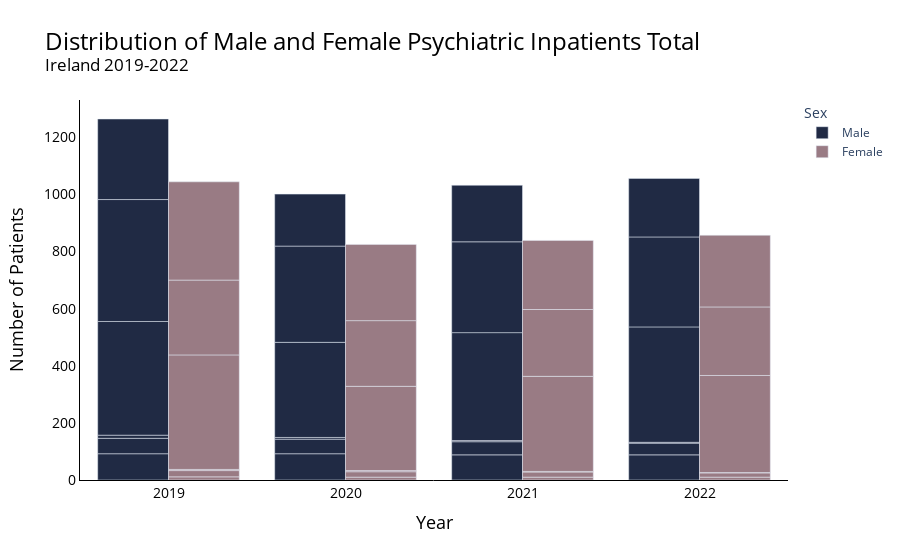
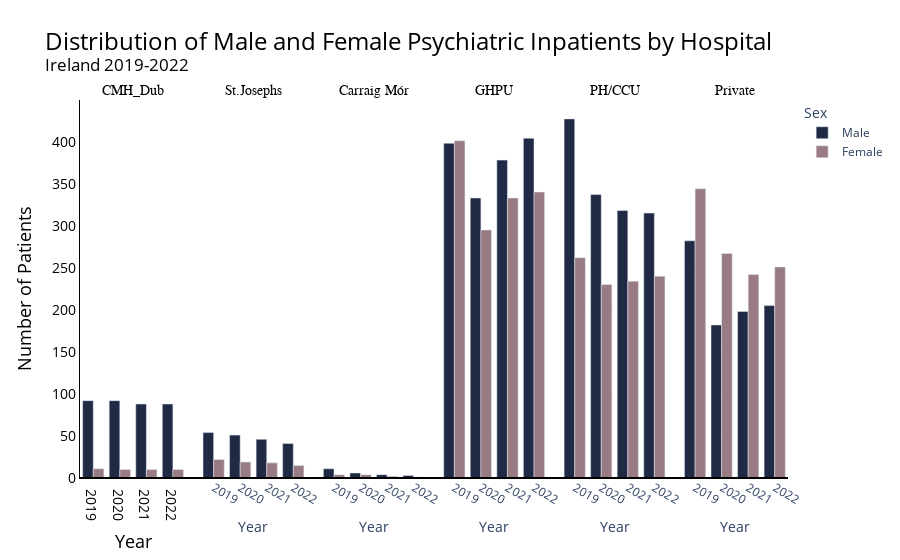

The cell these charts' notebook holds for them, in order:
### Markdown cell above
I will need to abbreviate the hospital names in order to ensure there visibility in the chart. 
<ol>
    <li>'Central Mental Hospital, Dublin': CMH_Dub,</li>
    <li> "St Joseph's Intellectual Disability Service": St.Josephs </li>
    <li>'Carraig Mór, Cork': Carraig Mór</li>
    <li> 'General hospital psychiatric units': GHPU </li>
    <li> 'Psychiatric hospitals/continuing care units': PH/CCU</li> 
    <li>'Private hospitals': Private </li>
      </ol>

### Code cell
df_filtered = sex[sex['Year'].isin([2019, 2020, 2021, 2022])].copy()

abbreviations = {
    'Central Mental Hospital, Dublin': 'CMH_Dub',
    "St Joseph's Intellectual Disability Service": 'St.Josephs',
    'Carraig Mór, Cork': 'Carraig Mór',
    'General hospital psychiatric units': 'GHPU',
    'Psychiatric hospitals/continuing care units': 'PH/CCU',
    'Private hospitals': 'Private'
}

df_filtered['Type of Hospital'] = df_filtered['Type of Hospital'].map(abbreviations)

colors = {'Female': '#997b84', 'Male': '#202A44'}

fig1 = px.bar(df_filtered, x='Year', y='VALUE', color='Sex', barmode='group',
              labels={'VALUE':'Number of Patients', 'Year':'Year'},
              title='Distribution of Male and Female Psychiatric Inpatients Total <br><sup>Ireland 2019-2022</sup>', color_discrete_map=colors)

fig1.update_layout({
    'plot_bgcolor': 'rgba(0, 0, 0, 0)',
    'paper_bgcolor': 'rgba(0, 0, 0, 0)',
    'xaxis': dict(showgrid=False, zeroline=False, showticklabels=True, linecolor='black', title_font=dict(size=18, color='black'), tickfont=dict(size=14, color='black')),
    'yaxis': dict(showgrid=False, zeroline=False, showticklabels=True, linecolor='black', title_font=dict(size=18, color='black'), tickfont=dict(size=14, color='black')),
    'title_font': dict(size=24, color='black')
})

fig1.show()

fig2 = px.bar(df_filtered, x='Year', y='VALUE', color='Sex', facet_col='Type of Hospital', barmode='group',
              labels={'VALUE':'Number of Patients', 'Year':'Year'},
              title='Distribution of Male and Female Psychiatric Inpatients by Hospital <br><sup>Ireland 2019-2022</sup>', color_discrete_map=colors)

fig2 = px.bar(df_filtered, x='Year', y='VALUE', color='Sex', facet_col='Type of Hospital', barmode='group',
              labels={'VALUE':'Number of Patients', 'Year':'Year'},
              title='Distribution of Male and Female Psychiatric Inpatients by Hospital <br><sup>Ireland 2019-2022</sup>', color_discrete_map=colors)

fig2.update_layout({
    'plot_bgcolor': 'rgba(0, 0, 0, 0)',
    'paper_bgcolor': 'rgba(0, 0, 0, 0)',
    'xaxis': dict(showgrid=False, zeroline=False, showticklabels=True, linecolor='black', title_font=dict(size=18, color='black'), tickfont=dict(size=14, color='black')),
    'yaxis': dict(showgrid=False, zeroline=False, showticklabels=True, linecolor='black', title_font=dict(size=18, color='black'), tickfont=dict(size=14, color='black')),
    'title_font': dict(size=24, color='black'),
    'annotations': [dict(text=a.text,
                         font=dict(size=14, color='black', family='Arial, bold'),
                         x=a.x,
                         y=a.y,
                         showarrow=False) for a in fig2.layout.annotations],
    'shapes': [dict(type='line',
                    yref='paper', y0=0, y1=0,
                    xref='paper', x0=0, x1=1,
                    line=dict(color='black'))]
})

for a in fig2.layout.annotations:
    if '=' in a.text:
        a.text = a.text.split('=')[1]

fig2.show()

### Figure 1 — Plotly figure (JSON) as saved in the notebook; plotly's stock layout.template omitted (floating-point values rounded to 4 significant figures)
{"data": [{"alignmentgroup": "True", "hovertemplate": "Sex=Male<br>Year=%{x}<br>Number of Patients=%{y}<extra></extra>", "legendgroup": "Male", "marker": {"color": "#202A44", "pattern": {"shape": ""}}, "name": "Male", "offsetgroup": "Male", "orientation": "v", "showlegend": true, "textposition": "auto", "type": "bar", "x": [2019, 2019, 2019, 2019, 2019, 2019, 2020, 2020, 2020, 2020, 2020, 2020, 2021, 2021, 2021, 2021, 2021, 2021, 2022, 2022, 2022, 2022, 2022, 2022], "xaxis": "x", "y": [92, 54, 11, 398, 427, 282, 92, 51, 6, 333, 337, 182, 88, 46, 4, 378, 318, 198, 88, 41, 3, 404, 315, 205], "yaxis": "y"}, {"alignmentgroup": "True", "hovertemplate": "Sex=Female<br>Year=%{x}<br>Number of Patients=%{y}<extra></extra>", "legendgroup": "Female", "marker": {"color": "#997b84", "pattern": {"shape": ""}}, "name": "Female", "offsetgroup": "Female", "orientation": "v", "showlegend": true, "textposition": "auto", "type": "bar", "x": [2019, 2019, 2019, 2019, 2019, 2019, 2020, 2020, 2020, 2020, 2020, 2020, 2021, 2021, 2021, 2021, 2021, 2021, 2022, 2022, 2022, 2022, 2022, 2022], "xaxis": "x", "y": [11, 22, 4, 401, 262, 344, 10, 19, 4, 295, 230, 267, 10, 18, 2, 333, 234, 242, 10, 15, 1, 340, 240, 251], "yaxis": "y"}], "layout": {"barmode": "group", "legend": {"title": {"text": "Sex"}, "tracegroupgap": 0}, "paper_bgcolor": "rgba(0, 0, 0, 0)", "plot_bgcolor": "rgba(0, 0, 0, 0)", "title": {"font": {"color": "black", "size": 24}, "text": "Distribution of Male and Female Psychiatric Inpatients Total <br><sup>Ireland 2019-2022</sup>"}, "xaxis": {"anchor": "y", "domain": [0, 1], "linecolor": "black", "showgrid": false, "showticklabels": true, "tickfont": {"color": "black", "size": 14}, "title": {"font": {"color": "black", "size": 18}, "text": "Year"}, "zeroline": false}, "yaxis": {"anchor": "x", "domain": [0, 1], "linecolor": "black", "showgrid": false, "showticklabels": true, "tickfont": {"color": "black", "size": 14}, "title": {"font": {"color": "black", "size": 18}, "text": "Number of Patients"}, "zeroline": false}}}

### Figure 2 — Plotly figure (JSON) as saved in the notebook; plotly's stock layout.template omitted (floating-point values rounded to 4 significant figures)
{"data": [{"alignmentgroup": "True", "hovertemplate": "Sex=Male<br>Type of Hospital=CMH_Dub<br>Year=%{x}<br>Number of Patients=%{y}<extra></extra>", "legendgroup": "Male", "marker": {"color": "#202A44", "pattern": {"shape": ""}}, "name": "Male", "offsetgroup": "Male", "orientation": "v", "showlegend": true, "textposition": "auto", "type": "bar", "x": [2019, 2020, 2021, 2022], "xaxis": "x", "y": [92, 92, 88, 88], "yaxis": "y"}, {"alignmentgroup": "True", "hovertemplate": "Sex=Male<br>Type of Hospital=St.Josephs<br>Year=%{x}<br>Number of Patients=%{y}<extra></extra>", "legendgroup": "Male", "marker": {"color": "#202A44", "pattern": {"shape": ""}}, "name": "Male", "offsetgroup": "Male", "orientation": "v", "showlegend": false, "textposition": "auto", "type": "bar", "x": [2019, 2020, 2021, 2022], "xaxis": "x2", "y": [54, 51, 46, 41], "yaxis": "y2"}, {"alignmentgroup": "True", "hovertemplate": "Sex=Male<br>Type of Hospital=Carraig Mór<br>Year=%{x}<br>Number of Patients=%{y}<extra></extra>", "legendgroup": "Male", "marker": {"color": "#202A44", "pattern": {"shape": ""}}, "name": "Male", "offsetgroup": "Male", "orientation": "v", "showlegend": false, "textposition": "auto", "type": "bar", "x": [2019, 2020, 2021, 2022], "xaxis": "x3", "y": [11, 6, 4, 3], "yaxis": "y3"}, {"alignmentgroup": "True", "hovertemplate": "Sex=Male<br>Type of Hospital=GHPU<br>Year=%{x}<br>Number of Patients=%{y}<extra></extra>", "legendgroup": "Male", "marker": {"color": "#202A44", "pattern": {"shape": ""}}, "name": "Male", "offsetgroup": "Male", "orientation": "v", "showlegend": false, "textposition": "auto", "type": "bar", "x": [2019, 2020, 2021, 2022], "xaxis": "x4", "y": [398, 333, 378, 404], "yaxis": "y4"}, {"alignmentgroup": "True", "hovertemplate": "Sex=Male<br>Type of Hospital=PH/CCU<br>Year=%{x}<br>Number of Patients=%{y}<extra></extra>", "legendgroup": "Male", "marker": {"color": "#202A44", "pattern": {"shape": ""}}, "name": "Male", "offsetgroup": "Male", "orientation": "v", "showlegend": false, "textposition": "auto", "type": "bar", "x": [2019, 2020, 2021, 2022], "xaxis": "x5", "y": [427, 337, 318, 315], "yaxis": "y5"}, {"alignmentgroup": "True", "hovertemplate": "Sex=Male<br>Type of Hospital=Private<br>Year=%{x}<br>Number of Patients=%{y}<extra></extra>", "legendgroup": "Male", "marker": {"color": "#202A44", "pattern": {"shape": ""}}, "name": "Male", "offsetgroup": "Male", "orientation": "v", "showlegend": false, "textposition": "auto", "type": "bar", "x": [2019, 2020, 2021, 2022], "xaxis": "x6", "y": [282, 182, 198, 205], "yaxis": "y6"}, {"alignmentgroup": "True", "hovertemplate": "Sex=Female<br>Type of Hospital=CMH_Dub<br>Year=%{x}<br>Number of Patients=%{y}<extra></extra>", "legendgroup": "Female", "marker": {"color": "#997b84", "pattern": {"shape": ""}}, "name": "Female", "offsetgroup": "Female", "orientation": "v", "showlegend": true, "textposition": "auto", "type": "bar", "x": [2019, 2020, 2021, 2022], "xaxis": "x", "y": [11, 10, 10, 10], "yaxis": "y"}, {"alignmentgroup": "True", "hovertemplate": "Sex=Female<br>Type of Hospital=St.Josephs<br>Year=%{x}<br>Number of Patients=%{y}<extra></extra>", "legendgroup": "Female", "marker": {"color": "#997b84", "pattern": {"shape": ""}}, "name": "Female", "offsetgroup": "Female", "orientation": "v", "showlegend": false, "textposition": "auto", "type": "bar", "x": [2019, 2020, 2021, 2022], "xaxis": "x2", "y": [22, 19, 18, 15], "yaxis": "y2"}, {"alignmentgroup": "True", "hovertemplate": "Sex=Female<br>Type of Hospital=Carraig Mór<br>Year=%{x}<br>Number of Patients=%{y}<extra></extra>", "legendgroup": "Female", "marker": {"color": "#997b84", "pattern": {"shape": ""}}, "name": "Female", "offsetgroup": "Female", "orientation": "v", "showlegend": false, "textposition": "auto", "type": "bar", "x": [2019, 2020, 2021, 2022], "xaxis": "x3", "y": [4, 4, 2, 1], "yaxis": "y3"}, {"alignmentgroup": "True", "hovertemplate": "Sex=Female<br>Type of Hospital=GHPU<br>Year=%{x}<br>Number of Patients=%{y}<extra></extra>", "legendgroup": "Female", "marker": {"color": "#997b84", "pattern": {"shape": ""}}, "name": "Female", "offsetgroup": "Female", "orientation": "v", "showlegend": false, "textposition": "auto", "type": "bar", "x": [2019, 2020, 2021, 2022], "xaxis": "x4", "y": [401, 295, 333, 340], "yaxis": "y4"}, {"alignmentgroup": "True", "hovertemplate": "Sex=Female<br>Type of Hospital=PH/CCU<br>Year=%{x}<br>Number of Patients=%{y}<extra></extra>", "legendgroup": "Female", "marker": {"color": "#997b84", "pattern": {"shape": ""}}, "name": "Female", "offsetgroup": "Female", "orientation": "v", "showlegend": false, "textposition": "auto", "type": "bar", "x": [2019, 2020, 2021, 2022], "xaxis": "x5", "y": [262, 230, 234, 240], "yaxis": "y5"}, {"alignmentgroup": "True", "hovertemplate": "Sex=Female<br>Type of Hospital=Private<br>Year=%{x}<br>Number of Patients=%{y}<extra></extra>", "legendgroup": "Female", "marker": {"color": "#997b84", "pattern": {"shape": ""}}, "name": "Female", "offsetgroup": "Female", "orientation": "v", "showlegend": false, "textposition": "auto", "type": "bar", "x": [2019, 2020, 2021, 2022], "xaxis": "x6", "y": [344, 267, 242, 251], "yaxis": "y6"}], "layout": {"annotations": [{"font": {"color": "black", "family": "Arial, bold", "size": 14}, "showarrow": false, "text": "CMH_Dub", "x": 0.075, "xanchor": "center", "xref": "paper", "y": 1, "yanchor": "bottom", "yref": "paper"}, {"font": {"color": "black", "family": "Arial, bold", "size": 14}, "showarrow": false, "text": "St.Josephs", "x": 0.245, "xanchor": "center", "xref": "paper", "y": 1, "yanchor": "bottom", "yref": "paper"}, {"font": {"color": "black", "family": "Arial, bold", "size": 14}, "showarrow": false, "text": "Carraig Mór", "x": 0.415, "xanchor": "center", "xref": "paper", "y": 1, "yanchor": "bottom", "yref": "paper"}, {"font": {"color": "black", "family": "Arial, bold", "size": 14}, "showarrow": false, "text": "GHPU", "x": 0.585, "xanchor": "center", "xref": "paper", "y": 1, "yanchor": "bottom", "yref": "paper"}, {"font": {"color": "black", "family": "Arial, bold", "size": 14}, "showarrow": false, "text": "PH/CCU", "x": 0.755, "xanchor": "center", "xref": "paper", "y": 1, "yanchor": "bottom", "yref": "paper"}, {"font": {"color": "black", "family": "Arial, bold", "size": 14}, "showarrow": false, "text": "Private", "x": 0.925, "xanchor": "center", "xref": "paper", "y": 1, "yanchor": "bottom", "yref": "paper"}], "barmode": "group", "legend": {"title": {"text": "Sex"}, "tracegroupgap": 0}, "paper_bgcolor": "rgba(0, 0, 0, 0)", "plot_bgcolor": "rgba(0, 0, 0, 0)", "shapes": [{"line": {"color": "black"}, "type": "line", "x0": 0, "x1": 1, "xref": "paper", "y0": 0, "y1": 0, "yref": "paper"}], "title": {"font": {"color": "black", "size": 24}, "text": "Distribution of Male and Female Psychiatric Inpatients by Hospital <br><sup>Ireland 2019-2022</sup>"}, "xaxis": {"anchor": "y", "domain": [0, 0.15], "linecolor": "black", "showgrid": false, "showticklabels": true, "tickfont": {"color": "black", "size": 14}, "title": {"font": {"color": "black", "size": 18}, "text": "Year"}, "zeroline": false}, "xaxis2": {"anchor": "y2", "domain": [0.17, 0.32], "matches": "x", "title": {"text": "Year"}}, "xaxis3": {"anchor": "y3", "domain": [0.34, 0.49], "matches": "x", "title": {"text": "Year"}}, "xaxis4": {"anchor": "y4", "domain": [0.51, 0.66], "matches": "x", "title": {"text": "Year"}}, "xaxis5": {"anchor": "y5", "domain": [0.68, 0.83], "matches": "x", "title": {"text": "Year"}}, "xaxis6": {"anchor": "y6", "domain": [0.85, 1], "matches": "x", "title": {"text": "Year"}}, "yaxis": {"anchor": "x", "domain": [0, 1], "linecolor": "black", "showgrid": false, "showticklabels": true, "tickfont": {"color": "black", "size": 14}, "title": {"font": {"color": "black", "size": 18}, "text": "Number of Patients"}, "zeroline": false}, "yaxis2": {"anchor": "x2", "domain": [0, 1], "matches": "y", "showticklabels": false}, "yaxis3": {"anchor": "x3", "domain": [0, 1], "matches": "y", "showticklabels": false}, "yaxis4": {"anchor": "x4", "domain": [0, 1], "matches": "y", "showticklabels": false}, "yaxis5": {"anchor": "x5", "domain": [0, 1], "matches": "y", "showticklabels": false}, "yaxis6": {"anchor": "x6", "domain": [0, 1], "matches": "y", "showticklabels": false}}}
